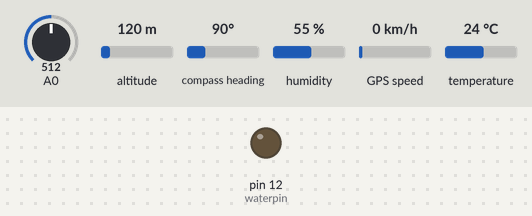
A sketch run on a simulated Arduino Uno, built with avr-gcc and run on an emulated ATmega328P. Shown: output pins drawn as LEDs (lit = HIGH). Inputs (shaded band) come from the test bench; at power-on: A0 = 512, altitude 120 m, compass heading 90°, humidity 55 %, GPS speed 0 km/h, temperature 24 °C. The GPS gets a fix after 3 s at 37.7749, -122.4194 with 8 satellites; what the sketch prints to the serial monitor is not drawn.

Above: at 2.8 s.
2.9 s: A0 set to 882
4.6 s: A0 set to 913
At 5.8 s:
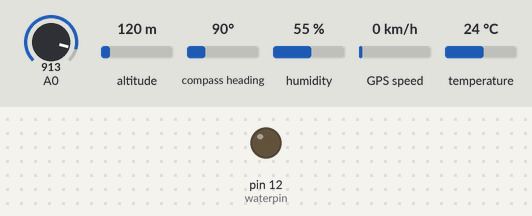
6.8 s: A0 set to 890
At 8.3 s:
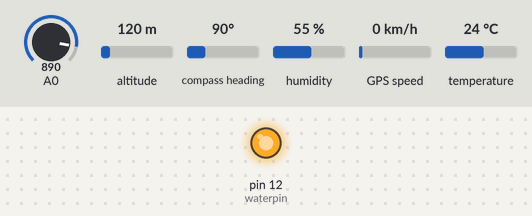
8.9 s: A0 set to 910
At 10.8 s:
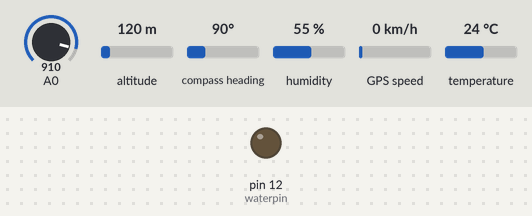
Timing chart, 0 to 12.1 s (numbered marks = the images above; inputs shaded):
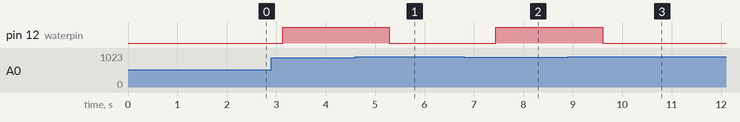

The sketch:

arduino_final.ino
```cpp
#include <Adafruit_Sensor.h>
#include <DHT.h>
#include <TinyGPS++.h>
#include <SoftwareSerial.h>
#include <math.h>
// =================GPS==============2,3=========
static const int RXPin = 2, TXPin = 3;
static const uint32_t GPSBaud = 9600;
TinyGPSPlus gps;
SoftwareSerial ss(RXPin, TXPin);
double gpsLatLonAlt[3]={0.000000,0.000000,0.000000}; // Latitude Longitude Altitude
int date[3]= {0,0,0}; // dd mm yyyy
// =================DHTSen=============6=========
#define DHTPIN 6
#define DHTTYPE DHT11
DHT dht = DHT(DHTPIN,DHTTYPE);
float temp_hum_heatindex[3]={0.00,0.00,0.00};
// ==============================================
// Water/RainFall Sensor=========================
const int waterpin = 12;
// =================================================

// All function Declarations=====================
void chillGPSisHere(double item[],int date[]);
void temp_humidity(float arr[]);
int waterfall();
// ==============================================

void setup() {
  // put your setup code here, to run once:
Serial.begin(9600);
dht.begin();
ss.begin(GPSBaud);
pinMode(waterpin,OUTPUT);
}

void loop() {
  Serial.println("START");
  // ================Temperature-Humidity Heat Index========================
  temp_humidity(temp_hum_heatindex);
  Serial.print("H:");
  Serial.print(temp_hum_heatindex[1]);
  Serial.print(" % ");
  Serial.print("T:");
  Serial.print(temp_hum_heatindex[0]);
  Serial.print(" HI:");
  Serial.print(temp_hum_heatindex[2]);
  Serial.print(" \xC2\xB0");
  Serial.print("C | ");
  // ===========================================
  // ========================================================
  while(gpsLatLonAlt[0]==0.000000 && gpsLatLonAlt[1]==0.000000 && gpsLatLonAlt[2]==0.000000){
  chillGPSisHere(gpsLatLonAlt,date);
  }
  Serial.print(" Latitude:");
  Serial.print(gpsLatLonAlt[0]/1000000.00);
  Serial.print(" Longitude:");
  Serial.print(gpsLatLonAlt[1]/1000000.00);
  Serial.print(" Altitude:");
  Serial.println(gpsLatLonAlt[2]/1000000.00);
  Serial.print("dd:");
  Serial.print(date[0]);
  Serial.print(" mm:");

  Serial.print(date[1]);
  Serial.print(" yyyy:");

  Serial.println(date[2]);
  Serial.print(" ");
  // =========================================================
  if (waterfall(waterpin)==1){
    Serial.print(":Raining ");
  }else{
    Serial.print(":Dry ");
  }
// ===============================================================
Serial.println("ENDED");
  gpsLatLonAlt[0]=0.00;gpsLatLonAlt[1]=0.00;gpsLatLonAlt[2]=0.00;
}


void temp_humidity(float arr[]){
    delay(2000);
  float h = dht.readHumidity();
  // Read the temperature as Celsius:
  float t = dht.readTemperature();
  // Read the temperature as Fahrenheit:
  float f = dht.readTemperature(true);
arr[0] = t;arr[1]=h;arr[2]=f;
  if (isnan(h) || isnan(t) || isnan(f)) {
    Serial.print(":Failed to read from DHT sensor!");
    return;
  }

  // Compute heat index in Fahrenheit (default):
  float hif = dht.computeHeatIndex(f, h);
  // Compute heat index in Celsius:
  float hic = dht.computeHeatIndex(t, h, false);


  // Serial.print("Humidity: ");
  // Serial.print(h);
  // Serial.print(" % ");
  // Serial.print("Temperature: ");
  // Serial.print(t);
  // Serial.print(" \xC2\xB0");
  // Serial.print("C | ");
  // Serial.print(f);
  // Serial.print(" \xC2\xB0");
  // Serial.print("F ");
  // Serial.print("Heat index: ");
  // Serial.print(hic);
  // Serial.print(" \xC2\xB0");
  // Serial.print("C | ");
  // Serial.print(hif);
  // Serial.print(" \xC2\xB0");
  // Serial.println("F");
  return;
}


void chillGPSisHere(double item[], int date[]){
  // delay(1000);
  // This sketch displays information every time a new sentence is correctly encoded.
  while (ss.available() > 0){
    gps.encode(ss.read());
    if (gps.location.isUpdated()){
      double latitu=((double)gps.location.lat())*1000000.00   ;
      double longitu=((double)gps.location.lng())*1000000.00    ;
      double altitu=((double)gps.altitude.meters())*1000000.00    ;
      // latitu = roundf(100000*latitu)/100000;
      // longitu = roundf(100000*longitu)/100000;
      // altitu = roundf(1000*altitu)/1000;
      // Serial.println(latitu);
      item[0]=latitu;item[1]=longitu;item[2]=altitu;
      // Latitude in degrees (double)
      // Serial.print("Latitude= ");
      // Serial.print(gps.location.lat(), 6);

      // // Longitude in degrees (double)
      // Serial.print(" Longitude= ");
      // Serial.println(gps.location.lng(), 6);

      // Raw date in DDMMYY format (u32)
      // Serial.print("Raw date DDMMYY = ");
      // Serial.println(gps.date.value());

      // Year (2000+) (u16)
      // Serial.print("Year = ");
      date[2] = (int)gps.date.year();
      // Month (1-12) (u8)
      // Serial.print("Month = ");
      date[1] = (int)gps.date.month();
      // Day (1-31) (u8)
      // Serial.print("Day = ");
      date[0] = (int)gps.date.day();

      // Raw time in HHMMSSCC format (u32)
      // Serial.print("Raw time in HHMMSSCC = ");
      // Serial.println(gps.time.value());

      // Hour (0-23) (u8)
      // Serial.print("Hour = ");
      // Serial.println(gps.time.hour());
      // Minute (0-59) (u8)
      // Serial.print("Minute = ");
      // Serial.println(gps.time.minute());
      // Second (0-59) (u8)
      // Serial.print("Second = ");
      // Serial.println(gps.time.second());
      // 100ths of a second (0-99) (u8)
      // Serial.print("Centisecond = ");
      // Serial.println(gps.time.centisecond());


      Serial.print("Altitude in meters:");
      Serial.print(gps.altitude.meters());
      Serial.print(" ");


      // // Number of satellites in use (u32)
      // Serial.print("Number os satellites in use = ");
      // Serial.println(gps.satellites.value());

      // // Horizontal Dim. of Precision (100ths-i32)
      // Serial.print("HDOP = ");
      // Serial.println(gps.hdop.value());
      // delay(1000);
  }
  }
}


int waterfall(int waterpin){
  int sensorValue = analogRead(A0);
  Serial.print("waterfall:");
  Serial.print(sensorValue);
  Serial.print(" ");
    if (sensorValue<900)
    {
      // Serial.println("it is raining");
      digitalWrite(waterpin,HIGH);
      return 1;
    }
    else
    {
       digitalWrite(waterpin,LOW);
       return 0;
    }
    delay(1000);        // delay in between reads for stability
  }
```

Measured:
- after the input at 4.6 s, pin 12 (waterpin): HIGH → LOW after 0.69 s
- after the input at 6.8 s, pin 12 (waterpin): LOW → HIGH after 0.64 s
- after the input at 8.9 s, pin 12 (waterpin): HIGH → LOW after 0.70 s
